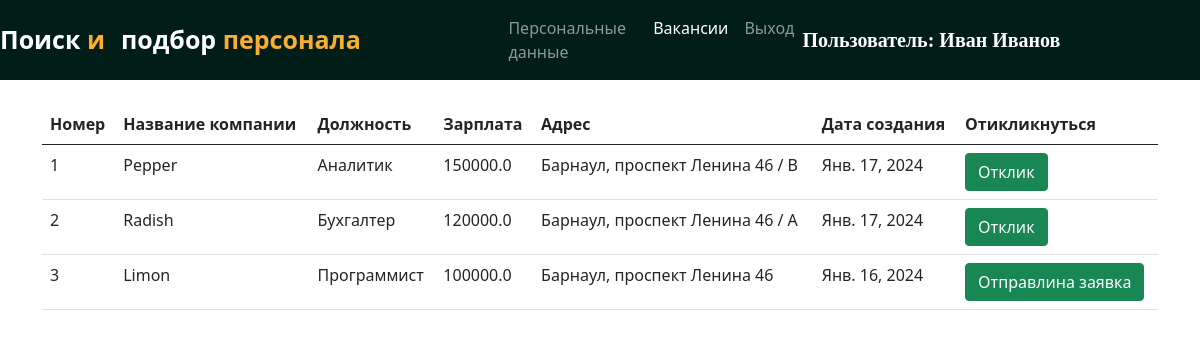
The page /all_jobs/ (signed in) on the database its author committed.
### jobs/models.py (models this page shows, shortened)
class Job(models.Model):
    company = models.ForeignKey(Company, on_delete=models.CASCADE)
    start_date = models.DateField()
    end_date = models.DateField()
    title = models.CharField(max_length=200)
    salary = models.FloatField()
    image = models.ImageField(upload_to="")
    description = models.TextField(max_length=400)
    experience = models.CharField(max_length=100)
    location = models.CharField(max_length=100)
    skills = models.CharField(max_length=200)
    creation_date = models.DateField()

class Company(models.Model):
    user = models.ForeignKey(User, on_delete=models.CASCADE)
    phone = models.CharField(max_length=10)
    image = models.ImageField(upload_to="")
    gender = models.CharField(max_length=10)
    type = models.CharField(max_length=15)
    status = models.CharField(max_length=20)
    company_name = models.CharField(max_length=100)

### jobs/views.py (the view)
# urls.py: path("all_jobs/", views.all_jobs, name="all_jobs"),
def all_jobs(request):
    jobs = Job.objects.all().order_by('-start_date')
    applicant = Applicant.objects.get(user=request.user)
    apply = Application.objects.filter(applicant=applicant)
    data = []
    for i in apply:
        data.append(i.job.id)
    return render(request, "all_jobs.html", {'jobs':jobs, 'data':data})

### jobs/templates/all_jobs.html (shortened to what this page needs)
{% extends 'user_navbar.html' %}
{% block job_list %} active {% endblock %}
{% block body %}
<div class="container mt-4">
<table class="table table-hover" id="example">
    <thead>
        <tr>
            <th>Номер</th>
            <th>Название компании</th>
            <th>Должность</th>
            <th>Зарплата</th>
            <th>Адрес</th>
            <th>Дата создания</th>
            <th>Отикликнуться</th>
        </tr>
    </thead>
    <tbody>
        {% for job in jobs %}
        <tr>
            <td>{{forloop.counter}}</td>
            <td>{{job.company.company_name}}</td>
            <td>{{job.title}}</td>
            <td>{{job.salary}}</td>
            <td>{{job.location}}</td>
            <td>{{job.creation_date}}</td>
            {% if job.id in data %}
            <td><a class="btn btn-success">Отправлина заявка</a></td>
            {% else %}
            <td><a href="/job_detail/{{job.id}}/" class="btn btn-success">Отклик</a></td>
            {% endif %}
        </tr>
        {% endfor %}
    </tbody>
</table>
</div>
{% endblock %}

### jobs/templates/user_navbar.html (shortened to what this page needs)
<!doctype html>
<html lang="ru">
<head>
  <link href="https://cdn.jsdelivr.net/npm/bootstrap@5.0.2/dist/css/bootstrap.min.css" rel="stylesheet"
>
  <link rel="stylesheet" href="https://cdnjs.cloudflare.com/ajax/libs/font-awesome/5.15.3/css/all.min.css">
</head>
<body>
  <nav class="navbar navbar-expand-lg navbar-dark sticky-top">
      <a class="navbar-brand" href="/"><span class="head1"> Поиск </span><span class="head2">и</span></a>
      <a class="navbar-brand" href="#"><span class="head1">подбор</span><span class="head2"> персонала</span></a>
      <div class="container w-50">
        <div class="collapse navbar-collapse" id="navbarSupportedContent">
          <ul class="navbar-nav me-auto mb-2 mb-lg-0">
            <li class="nav-item">
              <a class="nav-link {% block home %}{% endblock %}" aria-current="page" href="/user_homepage/">Персональные данные</a>
            </li>
            <li class="nav-item">
              <a class="nav-link {% block job_list %}{% endblock %}" href="/all_jobs/">Вакансии</a>
            </li>
            <li class="nav-item">
              <a class="nav-link" href="/logout/">Выход</a>
            </li>
          </ul>
          <a class="navbar-brand" style="font-weight: bold; font-family: 'Times New Roman', Times, serif;"
            href="#"> Пользователь: {{request.user.get_full_name}}</a>
        </div>
      </div>
  </nav>
  {% block body %}
  {% endblock %}
</body>
</html>
</html>

### jobs/templates/user_navbar.html (style rules this page uses)
.navbar { background-color: #001d18; }
.head1 { color: endblock; font-size: 25px; font-weight: bold; height: 50px; }
.head2 { color: #FBAD30; font-size: 25px; font-weight: bold; }

### rows shown on the page
Job: company.company_name "Pepper", title "Аналитик", salary "150000.0", location "Барнаул, проспект Ленина 46 / В", creation_date "Янв. 17, 2024"
Job: company.company_name "Radish", title "Бухгалтер", salary "120000.0", location "Барнаул, проспект Ленина 46 / А", creation_date "Янв. 17, 2024"
Job: company.company_name "Limon", title "Программист", salary "100000.0", location "Барнаул, проспект Ленина 46", creation_date "Янв. 16, 2024", shows "Отправлина заявка"

### other values the page prints
{{ request.user.get_full_name }} "Иван Иванов"
